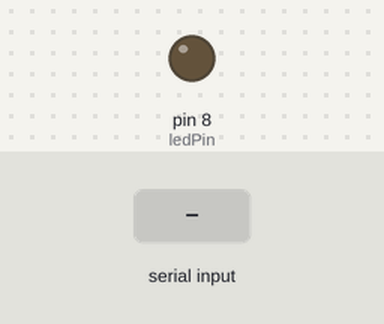
The sketch below on a simulated Arduino Uno, built with avr-gcc and run on an emulated ATmega328P. Shown: output pins drawn as LEDs (lit = HIGH). Inputs (shaded band) come from the test bench.

Above: at 1.2 s.
1.3 s: "1" received over Serial
At 2.5 s:
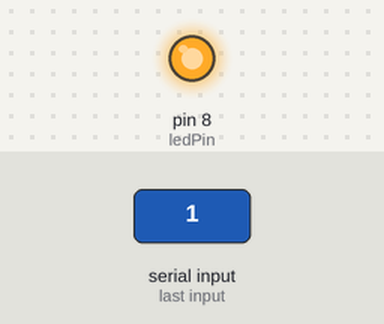
2.8 s: "0" received over Serial
At 3.9 s:
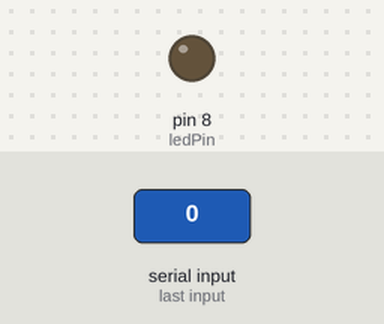
Timing chart, 0 to 5.8 s (numbered marks = the images above; inputs shaded):
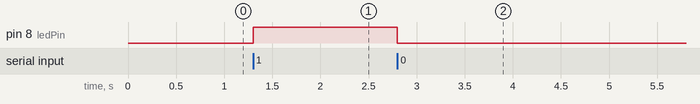

The sketch:

light_arduin.ino
```cpp
int ledPin = 8;
char command;

void setup() {
  pinMode(ledPin, OUTPUT);
  digitalWrite(ledPin, LOW);
  Serial.begin(9600);
}

void loop() {
  if (Serial.available()) {
    command = Serial.read();

    if (command == '1') {
      digitalWrite(ledPin, HIGH);
    }
    else if (command == '0') {
      digitalWrite(ledPin, LOW);
    }
  }
}
```

Measured:
- after the input at 1.3 s, pin 8 (ledPin): LOW → HIGH at once
- after the input at 2.8 s, pin 8 (ledPin): HIGH → LOW at once
